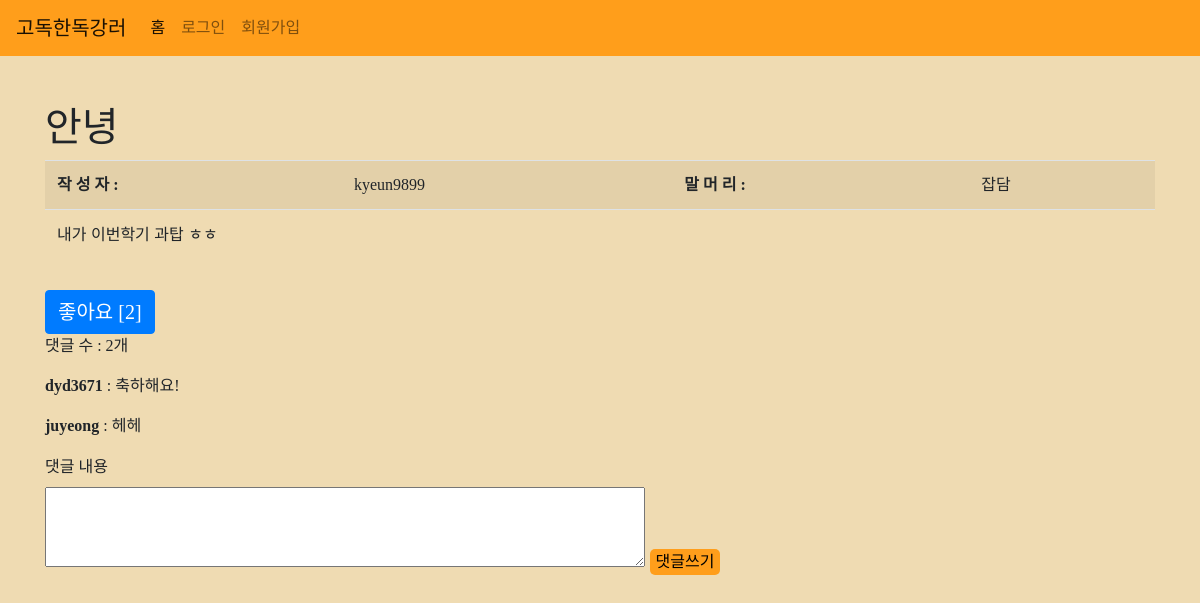
Page /classes/show/7/ on the committed database.
### posts/models.py (models this page shows, shortened)
class TimeStampedModel(Model):
    created_at = DateTimeField(auto_now_add=True)
    updated_at = DateTimeField(auto_now=True)
    class Meta:
        abstract = True

class Post(TimeStampedModel):
    classname = ForeignKey(Class, on_delete=CASCADE)
    user = ForeignKey(User, on_delete=CASCADE)
    category = CharField(max_length=200)
    title = CharField(max_length=200)
    content = TextField()
    view_count = models.IntegerField(default=0) # 조회수
    likes = ManyToManyField(User, related_name="liked_users")
    is_top = BooleanField(default=False)
    def comments(self):
        return Comment.objects.filter(post=self)

class Comment(TimeStampedModel):
    user = ForeignKey(User, on_delete=CASCADE)
    post = ForeignKey(Post, on_delete=CASCADE)
    message = TextField()

### classes/views.py (the view)
# urls.py: path('show/<int:id>/', views.show, name="show"),
def show(request, id):
    post = get_object_or_404(Post, pk=id)
    default_view_count = post.view_count
    post.view_count = default_view_count + 1
    post.save()
    class_id = request.GET.get('class_id')
    return render(request, 'classes/show.html', {'post': post, 'class_id': class_id})

### classes/templates/classes/show.html (shortened to what this page needs)
{% extends 'base.html' %}
{% block content %}
<br><br>
<div class="container">
   <h1 style="font-family: 'locus_sangsang';">{{ post.title }}</h1>
    <table class="table table-striped">
        <tbody>
            <tr>
                <th style="font-family: 'locus_sangsang';">작 성 자 : </th>
                <td style="font-family: 'NanumSquareRound';">{{ post.user }}</td>
                 <th style="font-family: 'locus_sangsang';">말 머 리 : </th>
                <td style="font-family: 'NanumSquareRound';">{{ post.category }}</td>
            </tr>
            <tr>
                <div class="col-12">
                <td colspan="12" style="text-align:left">{{ post.content|linebreaks }}</td>
                </div>
            </tr>
        </tbody>
</table>
<div>
{% if user in post.likes.all %}
    <a href="{% url 'classes:like_toggle' post.id %}" class="btn btn-primary" style="font-family: 'locus_sangsang'; font-size: 20px;">좋아요 취소 [{{ post.likes.count }}]</a>
{% else %}
    <a href="{% url 'classes:like_toggle' post.id %}" class="btn btn-primary" style="font-family: 'locus_sangsang'; font-size: 20px;">좋아요 [{{ post.likes.count }}]</a>
{% endif %}
</div>
<p style="font-family: 'NanumSquareRound';">댓글 수 : {{ post.comments.count }}개</p>
{% for comment in post.comments.all %}
    <p style="font-family: 'NanumSquareRound';"><strong>{{ comment.user }}</strong> : {{ comment.message }}</p>
{% endfor %}
<form action="{% url 'classes:create_comment' post.id %}" method="POST">
        <label style="font-family: 'NanumSquareRound';">댓글 내용</label><br>
        <textarea style="width:600px; height:80px; align-content: center;" name="message" required></textarea>
        <input type="submit" value="댓글쓰기" style="font-family: 'NanumSquareRound'; background-color: #FF9E1B; border-width: 0; border-radius: 5px;">
</form>
</div>
{% endblock %}

### solitude/static/solitude/css/style.css (style rules this page uses)
body { background-color: rgb(239, 219, 178) !important; }

### rows in the picture
Post: title "안녕", user "kyeun9899", category "잡담", content "내가 이번학기 과탑 ㅎㅎ", likes.count "2", comments.count "2"
Comment: user "dyd3671", message "축하해요!"
Comment: user "juyeong", message "헤헤"
